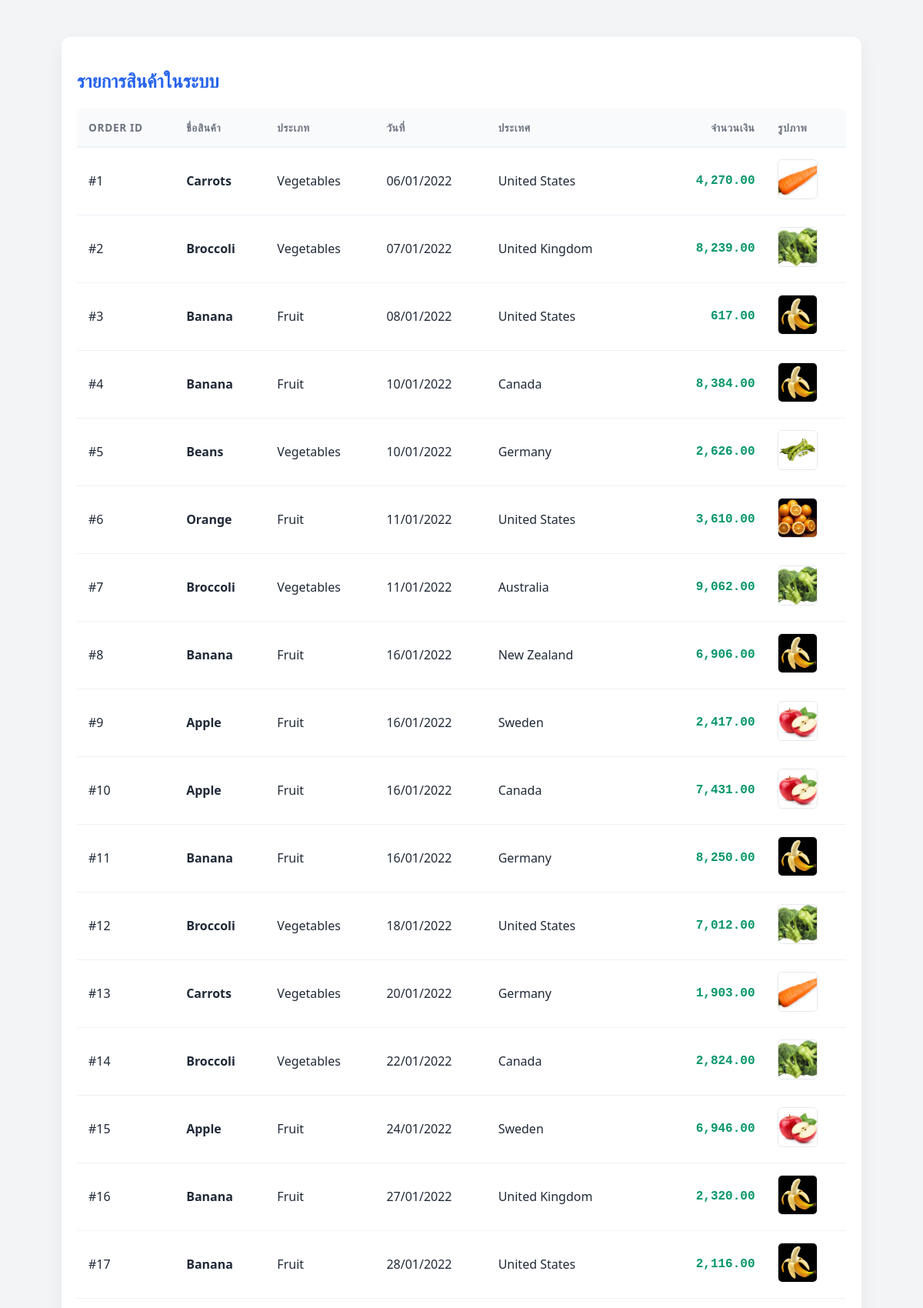
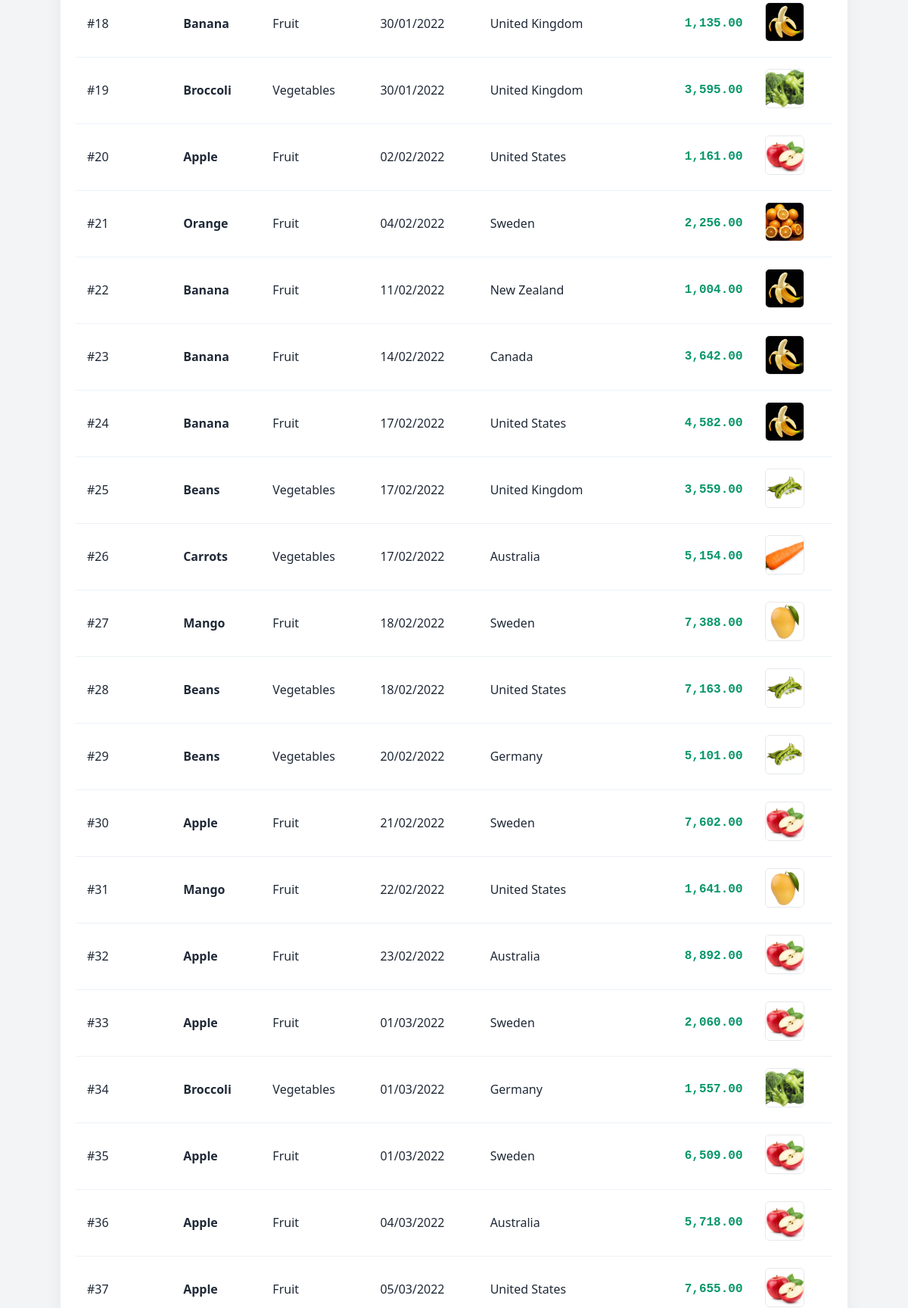
Screenshot of /g/b.php (upper part) with the database file from the repository (2 pictures, top to bottom).
### tables this page shows
CREATE TABLE `popsupermarket` (
  `p_order_id` int(11) NOT NULL,
  `p_product_name` varchar(100) NOT NULL,
  `p_category` varchar(100) NOT NULL,
  `p_date` date NOT NULL,
  `p_country` varchar(100) NOT NULL,
  `p_amount` int(9) NOT NULL
);

### g/b.php (the view, shortened to what this page needs)
<?php
include_once("connectdb.php");
$kw = isset($_POST['a']) ? "%" . $_POST['a'] . "%" : "%%";
$sql = "SELECT * FROM popsupermarket WHERE p_country LIKE ? OR p_product_name LIKE ?";
$stmt = mysqli_prepare($conn, $sql);
mysqli_stmt_bind_param($stmt, "ss", $kw, $kw);
mysqli_stmt_execute($stmt);
$rs = mysqli_stmt_get_result($stmt);
?>
<!DOCTYPE html>
<html lang="th">
<head>
</head>
<body>
<div class="container">
    <h2>รายการสินค้าในระบบ</h2>
    <table>
        <thead>
            <tr>
                <th>Order ID</th>
                <th>ชื่อสินค้า</th>
                <th>ประเภท</th>
                <th>วันที่</th>
                <th>ประเทศ</th>
                <th style="text-align: right;">จำนวนเงิน</th>
                <th>รูปภาพ</th>
            </tr>
        </thead>
        <tbody>
            <?php while ($data = mysqli_fetch_array($rs)):
            ?>
            <tr>
                <td>#<?php echo htmlspecialchars($data['p_order_id']); ?></td>
                <td><strong><?php echo htmlspecialchars($data['p_product_name']); ?></strong></td>
                <td><?php echo htmlspecialchars($data['p_category']); ?></td>
                <td><?php echo date("d/m/Y", strtotime($data['p_date'])); ?></td>
                <td><?php echo htmlspecialchars($data['p_country']); ?></td>
                <td align="right" class="amount-cell">
                    <?php echo number_format($data['p_amount'], 2); ?>
                </td>
                <td>
                    <img src="images/<?php echo $data['p_product_name']; ?>.jpg"
                         alt="Product"
                         class="product-img"
                         onerror="this.src='https://via.placeholder.com/50?text=No+Img';">
                </td>
            </tr>
            <?php endwhile; ?>
        </tbody>
    </table>
</div>
</body>
</html>

### g/b.php (style rules this page uses)
:root { --primary-color: #2563eb; --text-dark: #1f2937; --text-light: #6b7280; --bg-gray: #f9fafb; }
body { font-family: 'Segoe UI', Tahoma, Geneva, Verdana, sans-serif; background-color: #f3f4f6; padding: 40px 20px; color: var(--text-dark); }
.container { max-width: 1000px; margin: 0 auto; background: white; padding: 20px; border-radius: 12px; box-shadow: 0 10px 25px rgba(0,0,0,0.05); }
h2 { margin-bottom: 20px; color: var(--primary-color); font-weight: 600; }
table { width: 100%; border-collapse: collapse; overflow: hidden; border-radius: 8px; }
thead { background-color: var(--bg-gray); }
th { text-align: left; padding: 15px; font-size: 0.85rem; text-transform: uppercase; letter-spacing: 0.05em; color: var(--text-light); border-bottom: 2px solid #edf2f7; }
td { padding: 15px; border-bottom: 1px solid #edf2f7; vertical-align: middle; }
.product-img { width: 50px; height: 50px; object-fit: cover; border-radius: 6px; border: 1px solid #e5e7eb; }
.amount-cell { font-family: 'Courier New', monospace; font-weight: 600; color: #059669; }

### rows the page displays
popsupermarket: p_order_id "1", p_product_name "Carrots", p_category "Vegetables", p_date "06/01/2022", p_country "United States", p_amount "4,270.00", p_product_name (picture)
popsupermarket: p_order_id "2", p_product_name "Broccoli", p_category "Vegetables", p_date "07/01/2022", p_country "United Kingdom", p_amount "8,239.00", p_product_name (picture)
popsupermarket: p_order_id "3", p_product_name "Banana", p_category "Fruit", p_date "08/01/2022", p_country "United States", p_amount "617.00", p_product_name (picture)
popsupermarket: p_order_id "4", p_product_name "Banana", p_category "Fruit", p_date "10/01/2022", p_country "Canada", p_amount "8,384.00", p_product_name (picture)
popsupermarket: p_order_id "5", p_product_name "Beans", p_category "Vegetables", p_date "10/01/2022", p_country "Germany", p_amount "2,626.00", p_product_name (picture)
popsupermarket: p_order_id "6", p_product_name "Orange", p_category "Fruit", p_date "11/01/2022", p_country "United States", p_amount "3,610.00", p_product_name (picture)
popsupermarket: p_order_id "7", p_product_name "Broccoli", p_category "Vegetables", p_date "11/01/2022", p_country "Australia", p_amount "9,062.00", p_product_name (picture)
popsupermarket: p_order_id "8", p_product_name "Banana", p_category "Fruit", p_date "16/01/2022", p_country "New Zealand", p_amount "6,906.00", p_product_name (picture)
popsupermarket: p_order_id "9", p_product_name "Apple", p_category "Fruit", p_date "16/01/2022", p_country "Sweden", p_amount "2,417.00", p_product_name (picture)
popsupermarket: p_order_id "10", p_product_name "Apple", p_category "Fruit", p_date "16/01/2022", p_country "Canada", p_amount "7,431.00", p_product_name (picture)
popsupermarket: p_order_id "11", p_product_name "Banana", p_category "Fruit", p_date "16/01/2022", p_country "Germany", p_amount "8,250.00", p_product_name (picture)
popsupermarket: p_order_id "12", p_product_name "Broccoli", p_category "Vegetables", p_date "18/01/2022", p_country "United States", p_amount "7,012.00", p_product_name (picture)
popsupermarket: p_order_id "13", p_product_name "Carrots", p_category "Vegetables", p_date "20/01/2022", p_country "Germany", p_amount "1,903.00", p_product_name (picture)
popsupermarket: p_order_id "14", p_product_name "Broccoli", p_category "Vegetables", p_date "22/01/2022", p_country "Canada", p_amount "2,824.00", p_product_name (picture)
popsupermarket: p_order_id "15", p_product_name "Apple", p_category "Fruit", p_date "24/01/2022", p_country "Sweden", p_amount "6,946.00", p_product_name (picture)
popsupermarket: p_order_id "16", p_product_name "Banana", p_category "Fruit", p_date "27/01/2022", p_country "United Kingdom", p_amount "2,320.00", p_product_name (picture)
popsupermarket: p_order_id "17", p_product_name "Banana", p_category "Fruit", p_date "28/01/2022", p_country "United States", p_amount "2,116.00", p_product_name (picture)
popsupermarket: p_order_id "18", p_product_name "Banana", p_category "Fruit", p_date "30/01/2022", p_country "United Kingdom", p_amount "1,135.00", p_product_name (picture)
popsupermarket: p_order_id "19", p_product_name "Broccoli", p_category "Vegetables", p_date "30/01/2022", p_country "United Kingdom", p_amount "3,595.00", p_product_name (picture)
popsupermarket: p_order_id "20", p_product_name "Apple", p_category "Fruit", p_date "02/02/2022", p_country "United States", p_amount "1,161.00", p_product_name (picture)
popsupermarket: p_order_id "21", p_product_name "Orange", p_category "Fruit", p_date "04/02/2022", p_country "Sweden", p_amount "2,256.00", p_product_name (picture)
popsupermarket: p_order_id "22", p_product_name "Banana", p_category "Fruit", p_date "11/02/2022", p_country "New Zealand", p_amount "1,004.00", p_product_name (picture)
popsupermarket: p_order_id "23", p_product_name "Banana", p_category "Fruit", p_date "14/02/2022", p_country "Canada", p_amount "3,642.00", p_product_name (picture)
popsupermarket: p_order_id "24", p_product_name "Banana", p_category "Fruit", p_date "17/02/2022", p_country "United States", p_amount "4,582.00", p_product_name (picture)
popsupermarket: p_order_id "25", p_product_name "Beans", p_category "Vegetables", p_date "17/02/2022", p_country "United Kingdom", p_amount "3,559.00", p_product_name (picture)
popsupermarket: p_order_id "26", p_product_name "Carrots", p_category "Vegetables", p_date "17/02/2022", p_country "Australia", p_amount "5,154.00", p_product_name (picture)
popsupermarket: p_order_id "27", p_product_name "Mango", p_category "Fruit", p_date "18/02/2022", p_country "Sweden", p_amount "7,388.00", p_product_name (picture)
popsupermarket: p_order_id "28", p_product_name "Beans", p_category "Vegetables", p_date "18/02/2022", p_country "United States", p_amount "7,163.00", p_product_name (picture)
popsupermarket: p_order_id "29", p_product_name "Beans", p_category "Vegetables", p_date "20/02/2022", p_country "Germany", p_amount "5,101.00", p_product_name (picture)
popsupermarket: p_order_id "30", p_product_name "Apple", p_category "Fruit", p_date "21/02/2022", p_country "Sweden", p_amount "7,602.00", p_product_name (picture)
popsupermarket: p_order_id "31", p_product_name "Mango", p_category "Fruit", p_date "22/02/2022", p_country "United States", p_amount "1,641.00", p_product_name (picture)
popsupermarket: p_order_id "32", p_product_name "Apple", p_category "Fruit", p_date "23/02/2022", p_country "Australia", p_amount "8,892.00", p_product_name (picture)
popsupermarket: p_order_id "33", p_product_name "Apple", p_category "Fruit", p_date "01/03/2022", p_country "Sweden", p_amount "2,060.00", p_product_name (picture)
popsupermarket: p_order_id "34", p_product_name "Broccoli", p_category "Vegetables", p_date "01/03/2022", p_country "Germany", p_amount "1,557.00", p_product_name (picture)
popsupermarket: p_order_id "35", p_product_name "Apple", p_category "Fruit", p_date "01/03/2022", p_country "Sweden", p_amount "6,509.00", p_product_name (picture)
popsupermarket: p_order_id "36", p_product_name "Apple", p_category "Fruit", p_date "04/03/2022", p_country "Australia", p_amount "5,718.00", p_product_name (picture)
popsupermarket: p_order_id "37", p_product_name "Apple", p_category "Fruit", p_date "05/03/2022", p_country "United States", p_amount "7,655.00", p_product_name (picture)
